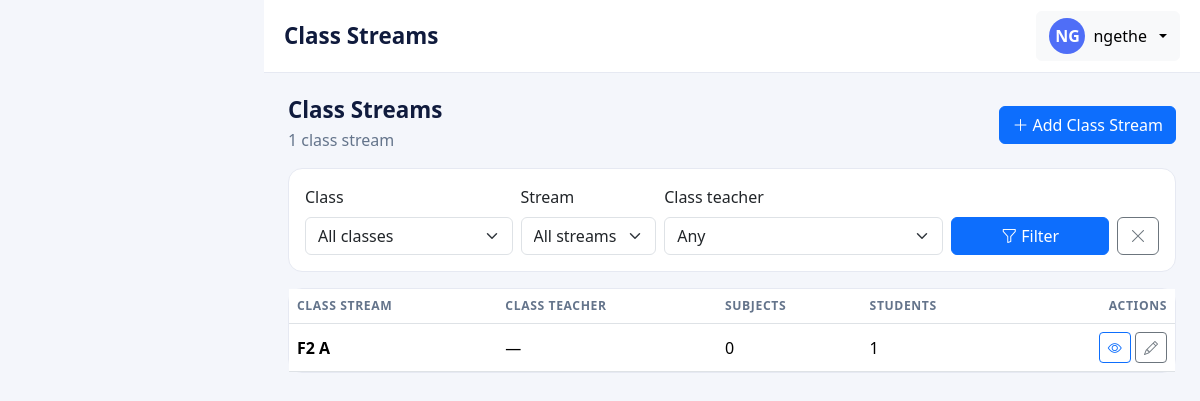
Page /class-streams/ (signed in) on the committed database.
### accounts/models.py (models this page shows, shortened)
class UserProfile(models.Model):
    class Roles(models.TextChoices):
        ADMIN = 'ADMIN', 'Administrator'
        TEACHER = 'TEACHER', 'Teacher'
        PARENT = 'PARENT', 'Parent'
    user = models.OneToOneField(User, on_delete=models.CASCADE, related_name='profile')
    role = models.CharField(max_length=10, choices=Roles.choices, default=Roles.PARENT)
    phone = models.CharField(max_length=20, blank=True)
    @property
    def is_admin(self):
        return self.role == self.Roles.ADMIN

### core/models.py (models this page shows, shortened)
class ClassStream(models.Model):
    school_class = models.ForeignKey(
        SchoolClass, on_delete=models.PROTECT, related_name='class_streams',
    )
    stream = models.ForeignKey(
        Stream, on_delete=models.PROTECT, related_name='class_streams',
    )
    class_teacher = models.ForeignKey(
        Teacher, null=True, blank=True,
        on_delete=models.SET_NULL, related_name='headed_streams',
    )
    subjects = models.ManyToManyField(Subject, blank=True, related_name='class_streams')
    class Meta:
        ordering = ['school_class__name', 'stream__name']
        constraints = [
            models.UniqueConstraint(
                fields=['school_class', 'stream'],
                name='unique_class_stream',
            ),
        ]
    def __str__(self):
        return f'{self.school_class.name} {self.stream.name}'

class SchoolClass(models.Model):
    name = models.CharField(max_length=100, unique=True)
    is_active = models.BooleanField(default=True)
    class Meta:
        ordering = ['name']

class Stream(models.Model):
    name = models.CharField(max_length=50, unique=True)
    class Meta:
        ordering = ['name']

### structure/views.py (the view)
# urls.py: path('class-streams/', ClassStreamListView.as_view(), name='classstream_list'),
class ClassStreamListView(AdminRequiredMixin, _AdminContextMixin, ListView):
    model = ClassStream
    template_name = 'structure/classstream_list.html'
    context_object_name = 'class_streams'
    paginate_by = 20
    header_title = 'Class Streams'
    def get_queryset(self):
        queryset = super().get_queryset().select_related(
            'school_class', 'stream', 'class_teacher'
        ).annotate(
            student_count=Count('students', distinct=True),
            subject_count=Count('subjects', distinct=True),
        )
        school_class = self.request.GET.get('school_class', '')
        stream = self.request.GET.get('stream', '')
        teacher = self.request.GET.get('class_teacher', '')
        if school_class:
            queryset = queryset.filter(school_class_id=school_class)
        if stream:
            queryset = queryset.filter(stream_id=stream)
        if teacher:
            queryset = queryset.filter(class_teacher_id=teacher)
        return queryset
    def get_context_data(self, **kwargs):
        context = super().get_context_data(**kwargs)
        params = self.request.GET.copy()
        params.pop('page', None)
        context['page_qs'] = params.urlencode()
        from core.models import SchoolClass as SC, Stream as ST, Teacher as TT
        context['class_options'] = SC.objects.filter(is_active=True)
        context['stream_options'] = ST.objects.all()
        context['teacher_options'] = TT.objects.filter(is_active=True)
        context['filters'] = self.request.GET
        return context

### accounts/access.py (called while the page is built)
def get_role(user):
    if not user or not user.is_authenticated:
        return None
    profile = getattr(user, 'profile', None)
    return profile.role if profile else None

def has_role(user, roles):
    return get_role(user) in roles

    def test_func(self):
        return has_role(self.request.user, self.roles)

### structure/views.py (called while the page is built)
    def get_context_data(self, **kwargs):
        context = super().get_context_data(**kwargs)
        context['page_title'] = self.header_title
        return context

### templates/structure/classstream_list.html (shortened to what this page needs)
{% extends 'base.html' %}
{% block content %}
  <div class="d-flex flex-wrap justify-content-between align-items-center gap-2 mb-3">
    <div>
      <h1 class="page-title mb-1">Class Streams</h1>
      <p class="text-subtle mb-0">
        {{ page_obj.paginator.count }} class stream{{ page_obj.paginator.count|pluralize }}
      </p>
    </div>
    <a href="{% url 'structure:classstream_add' %}" class="btn btn-primary">
      <i class="bi bi-plus-lg me-1"></i>Add Class Stream
    </a>
  </div>
  <form method="get" class="card card-body-section mb-3">
    <div class="card-body py-3">
      <div class="row g-2 align-items-end">
        <div class="col-12 col-md-3">
          <label class="form-label" for="id_school_class">Class</label>
          <select name="school_class" id="id_school_class" class="form-select">
            <option value="">All classes</option>
          </select>
        </div>
        <div class="col-12 col-md-2">
          <label class="form-label" for="id_stream">Stream</label>
          <select name="stream" id="id_stream" class="form-select">
            <option value="">All streams</option>
          </select>
        </div>
        <div class="col-12 col-md-4">
          <label class="form-label" for="id_class_teacher">Class teacher</label>
          <select name="class_teacher" id="id_class_teacher" class="form-select">
            <option value="">Any</option>
          </select>
        </div>
        <div class="col-12 col-md-3 d-flex gap-2">
          <button type="submit" class="btn btn-primary flex-grow-1">
            <i class="bi bi-funnel me-1"></i>Filter
          </button>
          <a href="{% url 'structure:classstream_list' %}" class="btn btn-outline-secondary">
            <i class="bi bi-x-lg"></i>
          </a>
        </div>
      </div>
    </div>
  </form>
  <div class="card card-body-section">
    <div class="card-body p-0">
      {% if class_streams %}
        <div class="table-responsive">
          <table class="table table-hover align-middle mb-0">
            <thead>
              <tr>
                <th>Class Stream</th>
                <th>Class Teacher</th>
                <th>Subjects</th>
                <th>Students</th>
                <th class="text-end">Actions</th>
              </tr>
            </thead>
            <tbody>
              {% for cs in class_streams %}
                <tr>
                  <td class="fw-semibold">{{ cs }}</td>
                  <td>{{ cs.class_teacher.full_name|default:"—" }}</td>
                  <td>{{ cs.subject_count }}</td>
                  <td>{{ cs.student_count }}</td>
                  <td class="text-end text-nowrap">
                    <a href="{% url 'structure:classstream_detail' cs.pk %}" class="btn btn-sm btn-outline-primary" title="View">
                      <i class="bi bi-eye"></i>
                    </a>
                    <a href="{% url 'structure:classstream_edit' cs.pk %}" class="btn btn-sm btn-outline-secondary" title="Edit">
                      <i class="bi bi-pencil"></i>
                    </a>
                  </td>
                </tr>
              {% endfor %}
            </tbody>
          </table>
        </div>
      {% else %}
        {% include 'partials/empty_state.html' with message='No class streams found. Create a class stream by combining a class and a stream.' %}
      {% endif %}
    </div>
  </div>
{% endblock %}

### templates/partials/topbar.html (shortened to what this page needs)
<header class="app-topbar">
  <div class="d-flex align-items-center justify-content-between gap-2">
    <div class="d-flex align-items-center gap-2">
      <h1 class="page-title mb-0">{% block page_title %}{{ page_title|default:"Dashboard" }}{% endblock %}</h1>
    </div>
    <div class="d-flex align-items-center gap-2">
      {% if user_profile %}
        <div class="dropdown">
          <button class="btn btn-light dropdown-toggle d-flex align-items-center gap-2" type="button"
                  data-bs-toggle="dropdown" aria-expanded="false">
            <span class="user-avatar">{{ user_profile.user.username|slice:":2"|upper }}</span>
            <span class="d-none d-md-inline">{{ user_profile.user.get_full_name|default:user_profile.user.username }}</span>
          </button>
        </div>
      {% endif %}
    </div>
  </div>
</header>

### static/css/app.css (style rules this page uses)
:root { --brand-navy: #101b3d; --brand-navy-2: #1b2a5e; --brand-accent: #4f6ef7; --brand-accent-soft: #eef1fe; --body-bg: #f4f6fb; --sidebar-width: 264px; --text-muted: #64748b; }
body.app-body { background-color: var(--body-bg); font-family: 'Segoe UI', system-ui, -apple-system, sans-serif; }
.app-topbar { background: #fff; border-bottom: 1px solid #e6e9f2; padding: 0.7rem 1.25rem; position: sticky; top: 0; z-index: 100; }
.card-body-section { background: #fff; border: 1px solid #e6e9f2; border-radius: 14px; }
.table > :not(caption) > * > * { vertical-align: middle; }
.table thead th { font-size: 0.76rem; text-transform: uppercase; letter-spacing: 0.05em; color: var(--text-muted); border-bottom-width: 1px; white-space: nowrap; }
.page-title { font-size: 1.4rem; font-weight: 700; color: var(--brand-navy); margin: 0; }
.text-subtle { color: var(--text-muted); }
.user-avatar { width: 36px; height: 36px; border-radius: 50%; background: var(--brand-accent); color: #fff; display: inline-flex; align-items: center; justify-content: center; font-weight: 600; }

### rows in the picture
UserProfile: user.username "NG", user.get_full_name "ngethe"
ClassStream: school_class+stream "F2 A", class_teacher.full_name "—", subject_count "0", student_count "1"

### other values in the picture
{{ page_title|default:"Dashboard" }} "Class Streams"
{{ page_obj.paginator.count }} "1"
